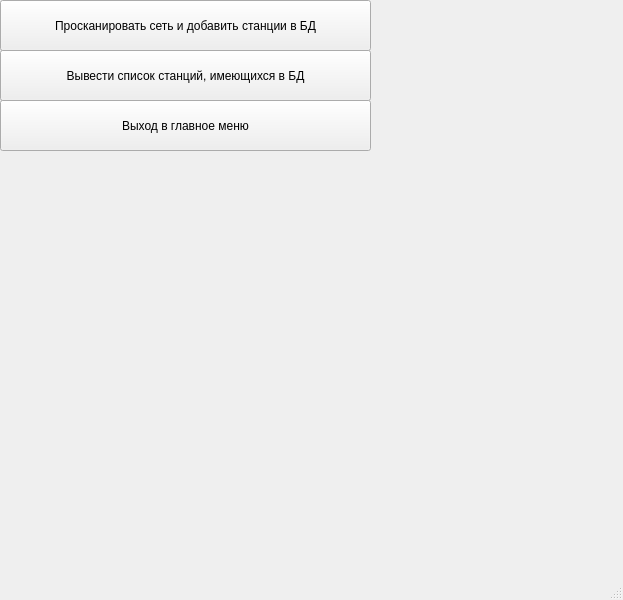
<?xml version="1.0" encoding="UTF-8"?>
<ui version="4.0">
 <class>MainWindow</class>
 <widget class="QMainWindow" name="MainWindow">
  <property name="geometry">
   <rect>
    <x>0</x>
    <y>0</y>
    <width>623</width>
    <height>600</height>
   </rect>
  </property>
  <property name="windowTitle">
   <string>Редактор рабочих станций</string>
  </property>
  <widget class="QWidget" name="centralwidget">
   <widget class="QPushButton" name="pushButton_13">
    <property name="geometry">
     <rect>
      <x>0</x>
      <y>100</y>
      <width>371</width>
      <height>51</height>
     </rect>
    </property>
    <property name="font">
     <font>
      <weight>50</weight>
      <bold>false</bold>
     </font>
    </property>
    <property name="cursor">
     <cursorShape>ArrowCursor</cursorShape>
    </property>
    <property name="text">
     <string>Выход в главное меню</string>
    </property>
    <property name="icon">
     <iconset>
      <normaloff>exit.png</normaloff>exit.png</iconset>
    </property>
    <property name="iconSize">
     <size>
      <width>24</width>
      <height>24</height>
     </size>
    </property>
    <property name="checkable">
     <bool>false</bool>
    </property>
   </widget>
   <widget class="QPushButton" name="pushButton_15">
    <property name="geometry">
     <rect>
      <x>0</x>
      <y>50</y>
      <width>371</width>
      <height>51</height>
     </rect>
    </property>
    <property name="font">
     <font>
      <weight>50</weight>
      <bold>false</bold>
     </font>
    </property>
    <property name="cursor">
     <cursorShape>ArrowCursor</cursorShape>
    </property>
    <property name="text">
     <string>Вывести список станций, имеющихся в БД</string>
    </property>
    <property name="icon">
     <iconset>
      <normaloff>list.png</normaloff>list.png</iconset>
    </property>
    <property name="iconSize">
     <size>
      <width>26</width>
      <height>26</height>
     </size>
    </property>
    <property name="checkable">
     <bool>false</bool>
    </property>
   </widget>
   <widget class="QPushButton" name="pushButton_14">
    <property name="geometry">
     <rect>
      <x>0</x>
      <y>0</y>
      <width>371</width>
      <height>51</height>
     </rect>
    </property>
    <property name="font">
     <font>
      <weight>50</weight>
      <bold>false</bold>
     </font>
    </property>
    <property name="cursor">
     <cursorShape>ArrowCursor</cursorShape>
    </property>
    <property name="text">
     <string>Просканировать сеть и добавить станции в БД</string>
    </property>
    <property name="icon">
     <iconset>
      <normaloff>locator.png</normaloff>locator.png</iconset>
    </property>
    <property name="iconSize">
     <size>
      <width>26</width>
      <height>26</height>
     </size>
    </property>
    <property name="checkable">
     <bool>false</bool>
    </property>
   </widget>
  </widget>
  <widget class="QMenuBar" name="menubar">
   <property name="geometry">
    <rect>
     <x>0</x>
     <y>0</y>
     <width>623</width>
     <height>22</height>
    </rect>
   </property>
  </widget>
  <widget class="QStatusBar" name="statusbar"/>
 </widget>
 <resources/>
 <connections/>
</ui>
